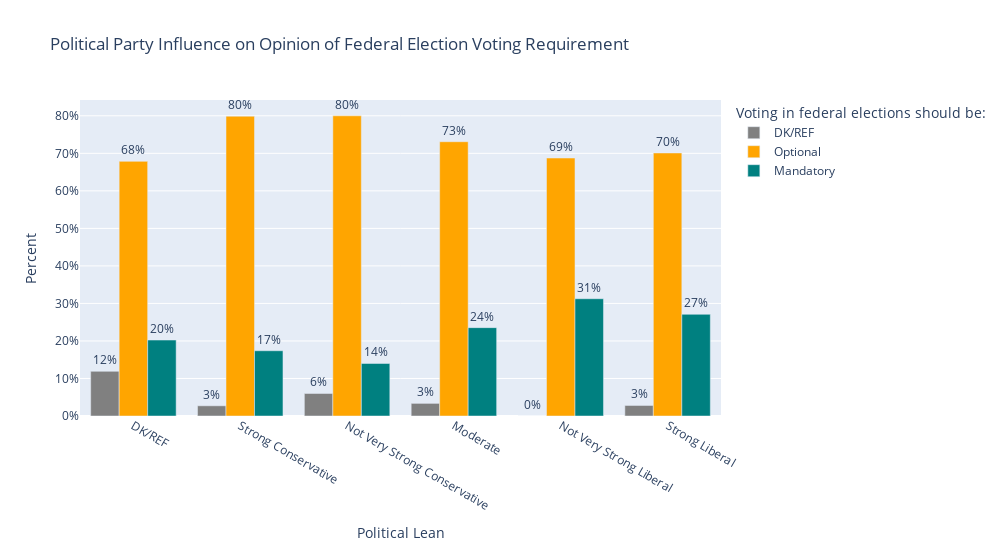

This figure's notebook cell:
### Markdown cell above
#### Using Plotly Express

### Code cell
fig = px.bar(election_proportions, y= election_proportions.columns, x = election_proportions.index, 
                # orientation = 'h', # uncomment this line for a horizontal plot
                
                # x and y axis labels as a key:value dictionary
                 labels={"political_leaning_categorical": "Political Lean",
                         "value": "Percent", 
                         "mandatory_election_categorical" : 'Voting in federal\nelections should be:'},
                 barmode='group',
                 width = 1000,
                 height = 550,
                 # manually setting a color map for the bars
                 color_discrete_sequence=['gray', 'orange', 'teal'],
                 title="Political Party Influence on Opinion of Federal Election Voting Requirement",
                 
            
            )
# add % labels over each bar
fig.update_traces(texttemplate='%{y:.0%}', textposition='outside')
# make the y axis formatted as %
fig.update_layout(yaxis_tickformat = '.0%')
fig.show()

### Figure 1 — Plotly figure (JSON) as saved in the notebook; plotly's stock layout.template omitted (floating-point values rounded to 4 significant figures)
{"data": [{"alignmentgroup": "True", "hovertemplate": "Voting in federal\nelections should be:=DK/REF<br>Political Lean=%{x}<br>Percent=%{y}<extra></extra>", "legendgroup": "DK/REF", "marker": {"color": "gray", "pattern": {"shape": ""}}, "name": "DK/REF", "offsetgroup": "DK/REF", "orientation": "v", "showlegend": true, "textposition": "outside", "texttemplate": "%{y:.0%}", "type": "bar", "x": ["DK/REF", "Strong Conservative", "Not Very Strong Conservative", "Moderate", "Not Very Strong Liberal", "Strong Liberal"], "xaxis": "x", "y": [0.119, 0.02717, 0.06, 0.03364, 0.0, 0.02804], "yaxis": "y"}, {"alignmentgroup": "True", "hovertemplate": "Voting in federal\nelections should be:=Optional<br>Political Lean=%{x}<br>Percent=%{y}<extra></extra>", "legendgroup": "Optional", "marker": {"color": "orange", "pattern": {"shape": ""}}, "name": "Optional", "offsetgroup": "Optional", "orientation": "v", "showlegend": true, "textposition": "outside", "texttemplate": "%{y:.0%}", "type": "bar", "x": ["DK/REF", "Strong Conservative", "Not Very Strong Conservative", "Moderate", "Not Very Strong Liberal", "Strong Liberal"], "xaxis": "x", "y": [0.6786, 0.7989, 0.8, 0.7309, 0.6875, 0.7009], "yaxis": "y"}, {"alignmentgroup": "True", "hovertemplate": "Voting in federal\nelections should be:=Mandatory<br>Political Lean=%{x}<br>Percent=%{y}<extra></extra>", "legendgroup": "Mandatory", "marker": {"color": "teal", "pattern": {"shape": ""}}, "name": "Mandatory", "offsetgroup": "Mandatory", "orientation": "v", "showlegend": true, "textposition": "outside", "texttemplate": "%{y:.0%}", "type": "bar", "x": ["DK/REF", "Strong Conservative", "Not Very Strong Conservative", "Moderate", "Not Very Strong Liberal", "Strong Liberal"], "xaxis": "x", "y": [0.2024, 0.1739, 0.14, 0.2355, 0.3125, 0.271], "yaxis": "y"}], "layout": {"barmode": "group", "height": 550, "legend": {"title": {"text": "Voting in federal\nelections should be:"}, "tracegroupgap": 0}, "title": {"text": "Political Party Influence on Opinion of Federal Election Voting Requirement"}, "width": 1000, "xaxis": {"anchor": "y", "domain": [0, 1], "title": {"text": "Political Lean"}}, "yaxis": {"anchor": "x", "domain": [0, 1], "tickformat": ".0%", "title": {"text": "Percent"}}}}
